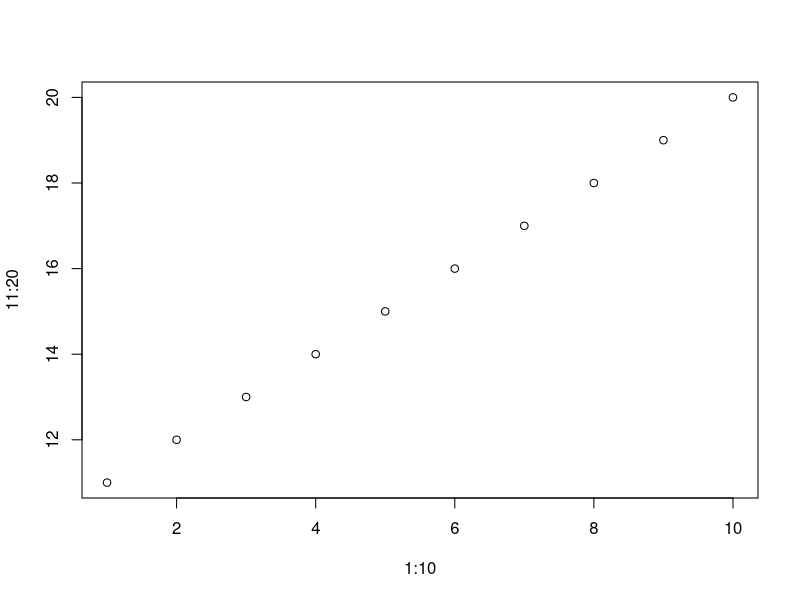

This chart was generated by the following R code:
## ---- chunk 1
1 + 1
## ---- chunk 2
#| echo: false
2 * 2
## ---- chunk 3
plot(1:10, 11:20)
